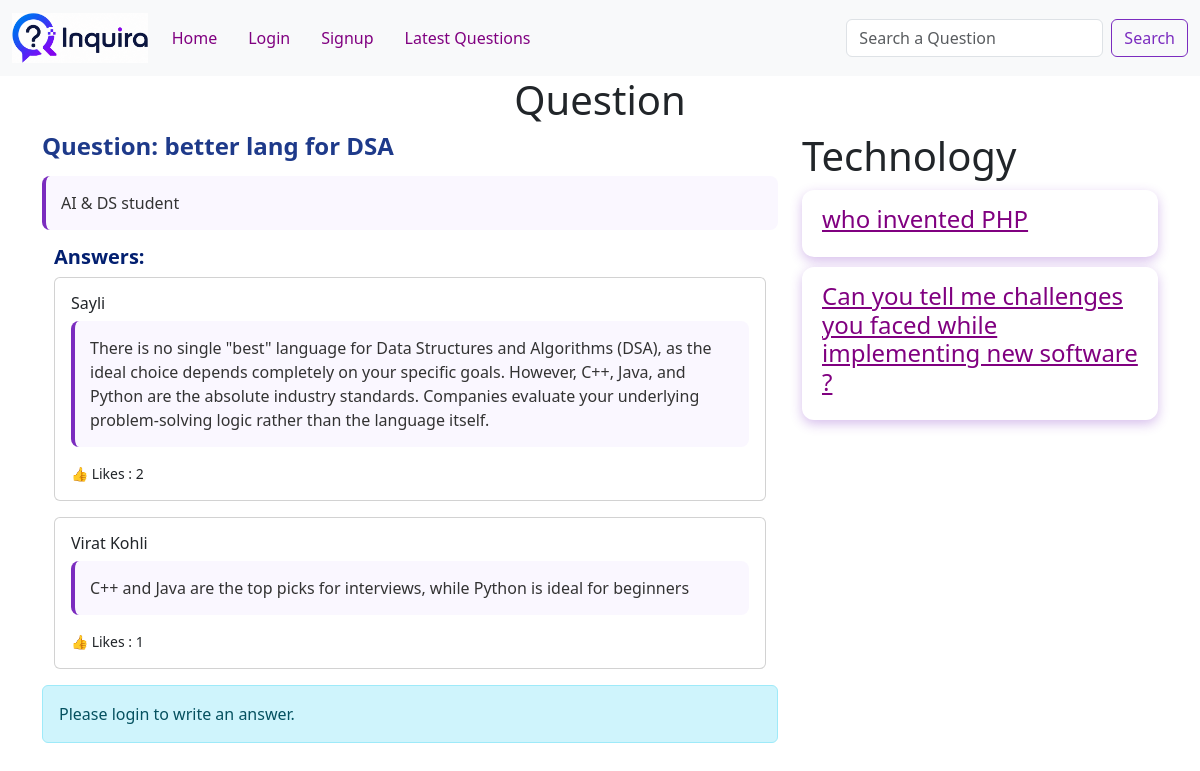
The app's page /?q-id=13 with its own data.
### tables this page shows
CREATE TABLE `questions` (
  `id` int NOT NULL,
  `title` varchar(100) NOT NULL,
  `description` varchar(300) NOT NULL,
  `category_id` int NOT NULL,
  `user_id` int NOT NULL
);

CREATE TABLE `answers` (
  `id` int NOT NULL,
  `answer` varchar(300) NOT NULL,
  `question_id` int NOT NULL,
  `user_id` int NOT NULL
);

CREATE TABLE `users` (
  `id` int NOT NULL,
  `username` varchar(100) NOT NULL,
  `email` varchar(100) NOT NULL,
  `password` varchar(100) NOT NULL,
  `address` varchar(100) NOT NULL
);

CREATE TABLE `categories` (
  `id` int NOT NULL,
  `name` varchar(100) NOT NULL
);

### client/question-details.php (the view)
<div class="container">
    <h1 class="heading">Question</h1>
    <div class="row">
        <div class="col-8">
            <?php
            include("./common/db.php");
            $query = "select * from questions where id =$qid";
            $result = $conn->query($query);
            $row = $result->fetch_assoc();
            $cid = $row["category_id"];
            echo "<h4 class='margin-bottom-15'>Question: " . $row['title'] . "</h4>";
            echo "<p class='margin-bottom-15'>" . $row['description'] . "</p>";
            include("answers.php");
            ?>
            <?php if (isset($_SESSION['user'])) { ?>
                <form action="./server/requests.php" method="post">
                    <input type="hidden" name="question_id" value="<?php echo $qid ?>">
                    <textarea name="answer" class="form-control margin-bottom-15" placeholder="Your answer..."
                        required></textarea>
                    <button class="btn btn-primary">Write your answer</button>
                </form>
            <?php } else { ?>
                <div class="alert alert-info">
                    Please login to write an answer.
                </div>
            <?php } ?>
        </div>
        <div class="col-4">
            <?php
            $categoryQuery = "select name from categories where id=$cid";
            $categoryResult = $conn->query($categoryQuery);
            $categoryRow = $categoryResult->fetch_assoc();
            echo "<h1>" . $categoryRow['name'] . "</h1>";
            $query = "select * from questions where category_id=$cid and id!=$qid";
            $result = $conn->query($query);
            foreach ($result as $row) {
                $id = $row['id'];
                $title = $row['title'];
                echo "<div class='question-list'>
        <h4><a href=?q-id=$id>$title</a></h4>
        </div>";
            }
            ?>
        </div>
    </div>
</div>

### client/answers.php (shortened to what this page needs)
<div class="container">
    <h5>Answers:</h5>
    <?php
    $query = "SELECT answers.*, users.username
              FROM answers
              JOIN users ON answers.user_id = users.id
              WHERE question_id=$qid";
    $result = $conn->query($query);
    foreach ($result as $row) {
        $answer_id = $row['id'];
        $answer = $row['answer'];
        $username = $row['username'];
        $countQuery = "SELECT COUNT(*) AS total
                       FROM answer_likes
                       WHERE answer_id=$answer_id";
        $countResult = $conn->query($countQuery);
        $count = $countResult->fetch_assoc()['total'];
        $liked = false;
        echo "
        <div class='card mb-3 p-3'>
            <h6>$username</h6>
            <p>$answer</p>
        ";
        if (isset($_SESSION['user'])) {
            $buttonClass = $liked ? "btn-primary" : "btn-outline-primary";
            echo "
            <form class='likeForm'>
                <input type='hidden' name='answer_id' value='$answer_id'>
                <input type='hidden' name='question_id' value='$qid'>
                <button type='submit'
                        class='btn btn-sm $buttonClass likeBtn'>
                    👍 Like ($count)
                </button>
            </form>";
        } else {
            echo "<small>👍 Likes : $count</small>";
        }
        echo "</div>";
    }
    ?>
</div>

### public/style.css (style rules this page uses)
a { color: purple !important; }
.margin-bottom-15 { margin-bottom: 15px; }
.heading { text-align: center; }
.question-list { background: white; color: #01062a; padding: 15px 20px; margin: 10px 0; border-radius: 12px; font-size: 18px; font-weight: 500; box-shadow: 0 4px 12px rgba(123, 44, 191, 0.3); transition: all 0.3s ease; cursor: pointer; }
.col-8 { margin: 0 auto; }
.col-8 h4 { color: #1e3a8a; font-weight: 700; }
.col-8 p { background: #faf7ff; border-left: 4px solid #7b2cbf; padding: 15px; border-radius: 8px; color: #333; }
h5 { color: #021f70; font-weight: 600; }

### records on screen
questions: title "better lang for DSA", description "AI & DS student"
answers: user.username "Sayli", answer "There is no single \"best\" language for Data Structures and Algorithms (DSA), as the ideal choice depends completely on your specific goals. However, C++, Java, and Python are the absolute industry standards. Companies evaluate your underlying problem-solving logic rather than the language itself.", count "2"
answers: user.username "Virat Kohli", answer "C++ and Java are the top picks for interviews, while Python is ideal for beginners", count "1"
categories: name "Technology"
questions: title "who invented PHP"
questions: title "Can you tell me challenges you faced while implementing new software ?"
